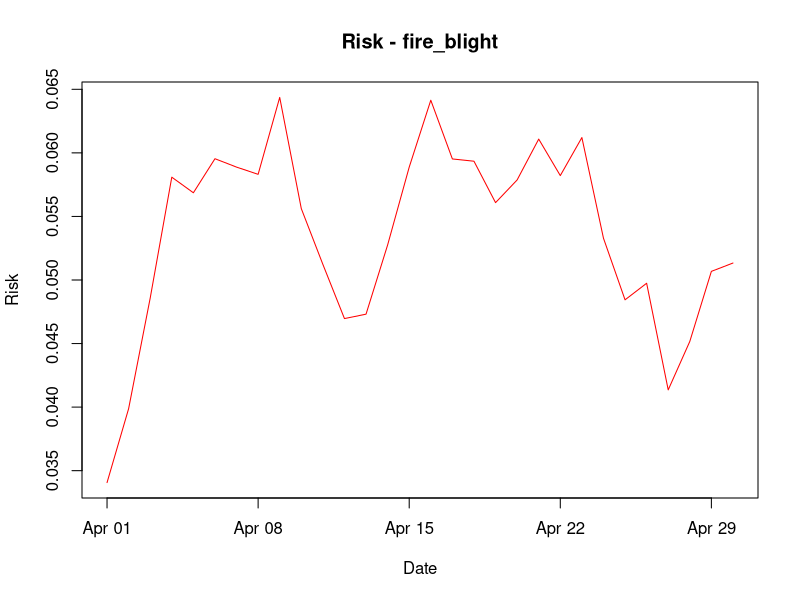

This figure's R source:
#############################################
# Generic Bacterial Infection Model (v8)
# - Multiplication–Dispersal–Infection structure
# - Risk = N × D × I
# - Dispersal as a constant, fittable parameter (D = K_d)
#############################################

# -------------------------------
# 1. INPUT DATA (example)
# -------------------------------

set.seed(1)

data <- data.frame(
  date = seq(as.Date("2024-04-01"), as.Date("2024-04-30"), by = "day"),
  temp = runif(30, 5, 35),      # daily mean temperature (°C)
  rh   = runif(30, 50, 100),    # relative humidity (%)
  rain = runif(30, 0, 20)       # rainfall amount (mm)
)

# -------------------------------
# 2. GLOBAL PARAMETERS
# -------------------------------

global_params <- list(
  growth_period = 3         # Number of preceding days used to calculate N
)

# -------------------------------
# 3. DISEASE-SPECIFIC PARAMETERS
# -------------------------------

disease_params <- list(

  fire_blight = list(  ##화상병
    N0 = 0.15,             # Initial inoculum pressure (0-1)

    mu_max = 0.30,         # Maximum bacterial growth rate
                           # Growth rate under optimal temperature and RH

    T_min = 4,             # Minimum temperature for growth (°C)
    T_opt = 28,            # Optimum temperature for growth (°C)
    T_max = 36,            # Maximum temperature for growth (°C)

    rh_thresh_M = 50,      # RH threshold for multiplication module (%)
                           # f_RH(RH) in growth rate reaches 0.5 at this RH

    rh_thresh_I = 90,      # RH threshold for infection module (%)
                           # Wetness response W(RH, Rain) reaches 0.5 at this RH

    rain_thresh = 0.25,    # Rainfall threshold (mm)
                           # Wetness response = 1 when daily rain >= this value

    K_d = 0.20             # Dispersal coefficient (constant, 0-1)
                           # D = K_d; to be fitted to observed data
                           # or other model results
  ),

  bacterial_spot = list(  ##고추세균성점무늬병
    N0 = 0.08,

    # Xanthomonas arboricola pv. pruni:
    # infection tested from 5–35 C;
    # infection optimum estimated at 28.9 C;
    # in vitro growth reported from 5–34 C, not above 35 C.
    mu_max = 0.26,
    T_min = 5,
    T_opt = 29,
    T_max = 35,

    rh_thresh_M = 50,
    rh_thresh_I = 90,
    rain_thresh = 0.25,

    K_d = 0.20
  ),

  bacterial_blight = list( ##벼 흰잎마름병
    N0 = 0.12,

    # Rice bacterial blight / Xanthomonas oryzae pv. oryzae:
    # disease-favoring environment commonly reported as 25–34 C
    # and RH > 70%.
    mu_max = 0.27,
    T_min = 10,
    T_opt = 30,
    T_max = 38,

    rh_thresh_M = 50,
    rh_thresh_I = 90,
    rain_thresh = 0.25,

    K_d = 0.20
  ),

  ralstonia = list(  ##고추풋마름병
    N0 = 0.30,

    # Ralstonia solanacearum:
    # warm-climate soilborne pathogen;
    # in vitro maximum growth often around 30 C,
    # bacterial wilt intensity can be high at 30–35 C depending on host/root injury.
    mu_max = 0.32,
    T_min = 10,
    T_opt = 30,
    T_max = 40,

    # RH is only a weak proxy here; later soil moisture/root infection module needed.
    rh_thresh_M = 50,
    rh_thresh_I = 90,
    rain_thresh = 0.25,

    # No aboveground dispersal limitation (D = 1).
    K_d = 1.00
  )
)

# -------------------------------
# 4. PARAMETER VALIDATION
# -------------------------------

validate_disease_params <- function(p){

  if(!(p$T_min < p$T_opt && p$T_opt < p$T_max)){
    stop("Temperature parameters must satisfy T_min < T_opt < T_max.")
  }

  if(p$N0 < 0 || p$N0 > 1){
    stop("N0 must be between 0 and 1.")
  }

  if(p$mu_max < 0){
    stop("mu_max must be non-negative.")
  }

  if(p$rh_thresh_M < 0 || p$rh_thresh_M > 100 ||
     p$rh_thresh_I < 0 || p$rh_thresh_I > 100){
    stop("rh_thresh_M and rh_thresh_I must be between 0 and 100.")
  }

  if(p$rain_thresh < 0){
    stop("rain_thresh must be non-negative.")
  }

  if(p$K_d < 0 || p$K_d > 1){
    stop("K_d must be between 0 and 1.")
  }
}

# -------------------------------
# 5. RESPONSE FUNCTIONS
# -------------------------------

# Cardinal temperature response (0-1), used in the multiplication module
temp_response <- function(T, T_min, T_opt, T_max){

  response <- rep(0, length(T))

  valid <- T > T_min & T < T_max

  exponent <- (T_max - T_opt) / (T_opt - T_min)

  response[valid] <-
    ((T[valid] - T_min) *
       (T_max - T[valid])^exponent) /
    ((T_opt - T_min) *
       (T_max - T_opt)^exponent)

  pmin(response, 1)
}

# Humidity response, used in the multiplication module
# f_RH(RH) = 1 / (1 + exp[-k * (RH - RH_th)])
# RH_th: RH where the response reaches 0.5, k: logistic slope
rh_response <- function(RH, RH_th, k = 0.3){
  plogis(k * (RH - RH_th))
}

# Wetness response, used in the infection module
# W(RH, Rain) = 1                                  if Rain >= Rain_th
#             = 1 / (1 + exp[-k * (RH - RH_th)])   if Rain <  Rain_th
wetness_response <- function(RH, Rain, RH_th, Rain_th, k = 1){
  ifelse(Rain >= Rain_th, 1, rh_response(RH, RH_th, k))
}

# -------------------------------
# 6. MULTIPLICATION (N)
# -------------------------------

calc_population <- function(data, disease_param, growth_period){

  if(length(growth_period) != 1 || is.na(growth_period) ||
     growth_period < 0 || growth_period != as.integer(growth_period)){
    stop("growth_period must be a non-negative integer.")
  }

  n <- nrow(data)

  # Daily growth rate r_t = mu_max * f_T(T) * f_RH(RH)
  temp_eff <- temp_response(
    data$temp,
    disease_param$T_min,
    disease_param$T_opt,
    disease_param$T_max
  )
  rh_eff <- rh_response(data$rh, disease_param$rh_thresh_M)
  r <- disease_param$mu_max * temp_eff * rh_eff

  N <- numeric(n)

  # For each date, restart from N0 and apply the daily growth rates
  # from t - growth_period through t.
  for(t in seq_len(n)){
    current_N <- disease_param$N0

    for(s in max(1, t - growth_period):t){
      current_N <- current_N + r[s] * current_N * (1 - current_N)
      current_N <- max(0, min(current_N, 1))
    }

    N[t] <- current_N
  }

  N
}

# -------------------------------
# 7. DISPERSAL (D)
# -------------------------------

# D = K_d (constant dispersal coefficient)
calc_dispersal <- function(data, disease_param){
  rep(disease_param$K_d, nrow(data))
}

# -------------------------------
# 8. INFECTION (I)
# -------------------------------

# I = W(RH, Rain)
calc_infection <- function(data, disease_param){

  wetness_response(
    data$rh,
    data$rain,
    disease_param$rh_thresh_I,
    disease_param$rain_thresh
  )
}

# -------------------------------
# 9. RUN MODEL
# -------------------------------

run_model <- function(data, disease_param, growth_period = 3){

  validate_disease_params(disease_param)

  N <- calc_population(data, disease_param, growth_period)
  D <- calc_dispersal(data, disease_param)
  I <- calc_infection(data, disease_param)

  data.frame(
    date = data$date,
    N = N,
    D = D,
    I = I,
    Risk = N * D * I
  )
}

# -------------------------------
# 10. RUN
# -------------------------------

disease <- "fire_blight"

disease_param <- disease_params[[disease]]

res <- run_model(data, disease_param, global_params$growth_period)

print(res)

# -------------------------------
# 11. VISUALIZATION
# -------------------------------

plot(
  res$date,
  res$Risk,
  type = "l",
  col = "red",
  main = paste("Risk -", disease),
  ylab = "Risk",
  xlab = "Date"
)
